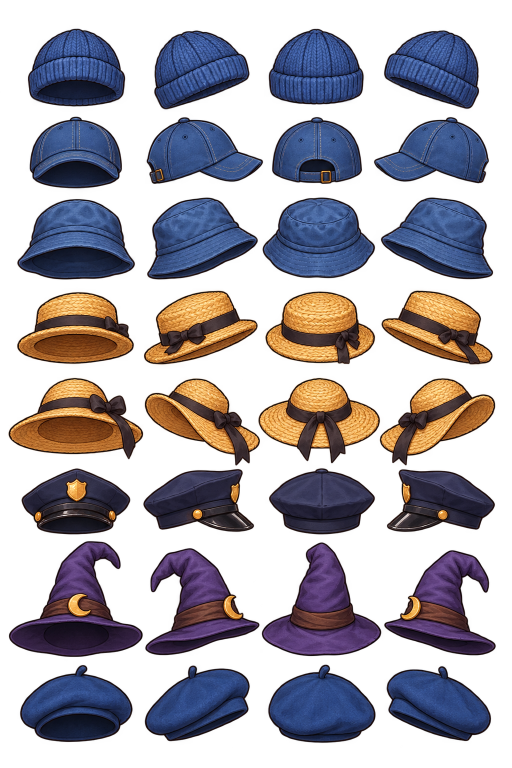
#> input picture graphics/production/customization-v3/sources/hats.png, 1024 x 1536 px (shown at 1/2 size)
$ python register-hats.py
#> lines starting #> are read from the running program, lines starting #| are printed output that depends on the picture; after the words box and inside, x2 and y2 are one past the last pixel; in counts of white or black regions, pixels touching at a corner belong together
"""Register complete isolated hats; no color-keying faces out of hat studies."""
from pathlib import Path
import hashlib
import json
import numpy as np
from PIL import Image, ImageDraw, ImageFilter

root=Path(__file__).resolve().parent
source=root/'sources/hats.png';image=Image.open(source).convert('RGBA');a=np.array(image);alpha=a[:,:,3]>100
#> further down, image is the input picture: PIL image 1024x1536 RGBA; mean R, G, B, A 68.9, 60.6, 72.7, 117.1
#> after `alpha = a[:, :, 3] > 100`:
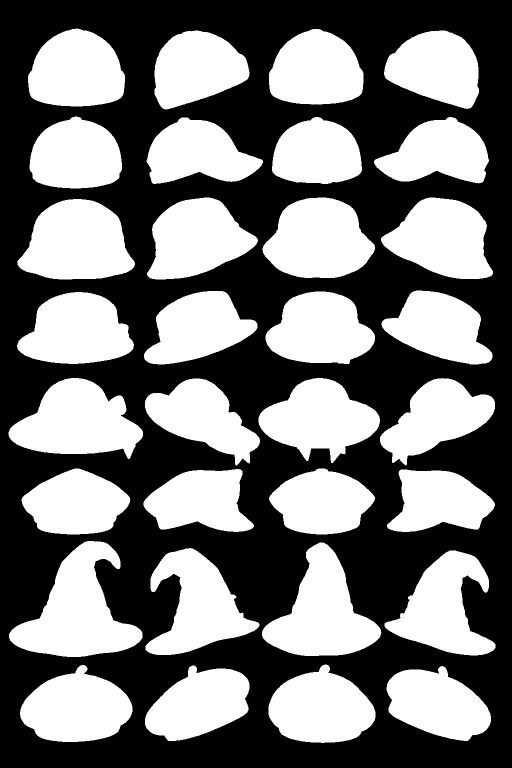
#> alpha: shape (1536, 1024) bool (shown at 1/2 size); 46.5% white; 32 white regions, largest, box (x1, y1, x2, y2) and area: (18, 1082, 285, 1314) 31531, (524, 1085, 763, 1312) 28183, (35, 398, 270, 559) 27757
profile=alpha.sum(axis=1);on=profile>max(5,profile.max()*.03)
#> after `profile = alpha.sum(axis=1)`: profile = 1536 values, max 840 at index 857, min 0 at index 0, mean 476.6
starts=np.flatnonzero(on&~np.r_[False,on[:-1]]);ends=np.flatnonzero(on&~np.r_[on[1:],False])
#> after `starts = np.flatnonzero(on & ~np.r_[False, on[:-1]])`: starts = [58, 234, 395, 582, 756, 938, 1083, 1331]
#> after `ends = np.flatnonzero(on & ~np.r_[on[1:], False])`: ends = [216, 375, 558, 728, 925, 1068, 1313, 1484]
runs=[(int(s),int(e)) for s,e in zip(starts,ends) if e-s>20]
#> runs = [(58, 216), (234, 375), (395, 558), (582, 728), (756, 925), (938, 1068), (1083, 1313), (1331, 1484)]
assert len(runs)==8,runs
rows=[0]+[round((runs[i-1][1]+runs[i][0])/2) for i in range(1,8)]+[image.height]
#> rows = [0, 225, 385, 570, 742, 932, 1076, 1322, 1536]
names=['beanie','cap','bucket','straw','sunhat','officer','wizard','beret'];dirs=['down','right','up','left']
sizes={'beanie':(128,58,76),'cap':(140,54,78),'bucket':(144,61,80),'straw':(168,60,78),'sunhat':(176,68,82),'officer':(144,57,77),'wizard':(180,82,82),'beret':(132,52,74)}
report={'sourceSHA256':hashlib.sha256(source.read_bytes()).hexdigest(),'assets':{},'registrations':{},'fits':{}}
for row,name in enumerate(names):
    # The generated views are separated by transparent gutters, but their
    # bills and brims are not contained by equal quarter-width cells.
    # Register the actual gutter for each row before isolating its main hat.
    row_alpha=alpha[rows[row]:rows[row+1]].sum(axis=0);columns=[0]
    for fraction in [.25,.5,.75]:
        lo,hi=round(image.width*(fraction-.075)),round(image.width*(fraction+.075))
        sample=row_alpha[lo:hi];choices=np.flatnonzero(sample==sample.min())+lo
        columns.append(int(choices[np.argmin(abs(choices-image.width*fraction))]))
    columns.append(image.width)
    for i,direction in enumerate(dirs):
        box=[columns[i],rows[row],columns[i+1],rows[row+1]];cell=image.crop(box)
        rgba=np.array(cell);opaque=rgba[:,:,3]>70;yy,xx=np.nonzero(opaque)
        nearest=np.argmin((xx-np.median(xx))**2+(yy-np.median(yy))**2)
        connected=Image.fromarray(np.where(opaque,255,0).astype('uint8')).copy()
        ImageDraw.floodfill(connected,(int(xx[nearest]),int(yy[nearest])),128)
        keep=Image.fromarray(np.where(np.array(connected)==128,255,0).astype('uint8')).filter(ImageFilter.MaxFilter(3))
        rgba[np.array(keep)==0,3]=0;cell=Image.fromarray(rgba)
        bounds=cell.getchannel('A').point(lambda v:255 if v>100 else 0).getbbox();assert bounds is not None,(name,direction)
        crop=cell.crop(bounds);w,_,bottom=sizes[name];h=round(crop.height*w/crop.width)
        art=crop.convert('RGBa').resize((w,h),Image.Resampling.LANCZOS).convert('RGBA')
        canvas=Image.new('RGBA',(192,384));canvas.alpha_composite(art,((192-w)//2,128+bottom-h))
        target=root/'hats'/name/(direction+'.png');target.parent.mkdir(parents=True,exist_ok=True);canvas.save(target)
        report['fits'][name]=min(report['fits'].get(name,1),132/(135-min(0,bottom-h)))
        key=f'hat/{name}/{direction}';report['assets'][key]=str(target.relative_to(root));report['registrations'][key]={'sourceBox':box,'alphaBounds':bounds,'placement':[(192-w)//2,128+bottom-h],'size':[w,h]}
#> this loop made 8 passes
#> pass 1, `target=root/'hats'/name/(direction+'.png');target.parent.mkdir(parents..`:
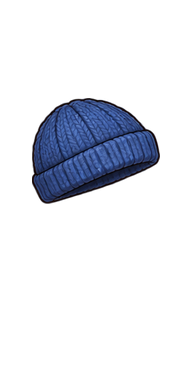
#> saved as right.png: PIL image 192x384 RGBA; mean R, G, B, A 6.3, 8.9, 15.5, 32.8; transparent parts drawn white
#> pass 1, `target=root/'hats'/name/(direction+'.png');target.parent.mkdir(parents..`:
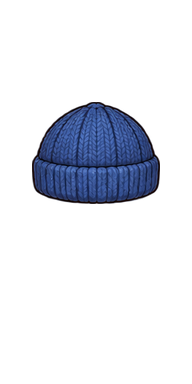
#> saved as up.png: PIL image 192x384 RGBA; mean R, G, B, A 6.7, 9.5, 17, 34.9; transparent parts drawn white
#> after the loop:
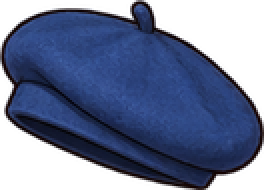
#> art: PIL image 132x95 RGBA (shown 2 times larger); mean R, G, B, A 26.4, 37.8, 69.2, 170.2; transparent parts drawn white
#> after the loop:
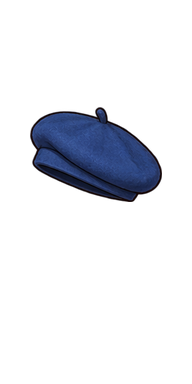
#> canvas: PIL image 192x384 RGBA; mean R, G, B, A 4.5, 6.4, 11.8, 28.9; transparent parts drawn white
#> after the loop:
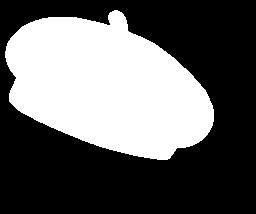
#> connected: PIL image 256x214 L; values 0 (black) and 128 (white), 38.9% white; 1 white region, box (x1, y1, x2, y2) and area: (5, 10, 214, 160) 21284
#> after the loop:
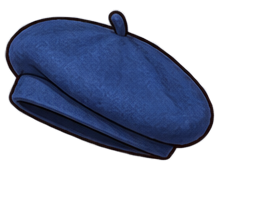
#> rgba: shape (214, 256, 4); mean R, G, B, A 30.9, 40, 71.7, 97.3; transparent parts drawn white
#> after the loop, report = 4 items
(root/'hats-manifest.json').write_text(json.dumps(report,indent=2)+'\n')
print('32 complete isolated hats registered')
